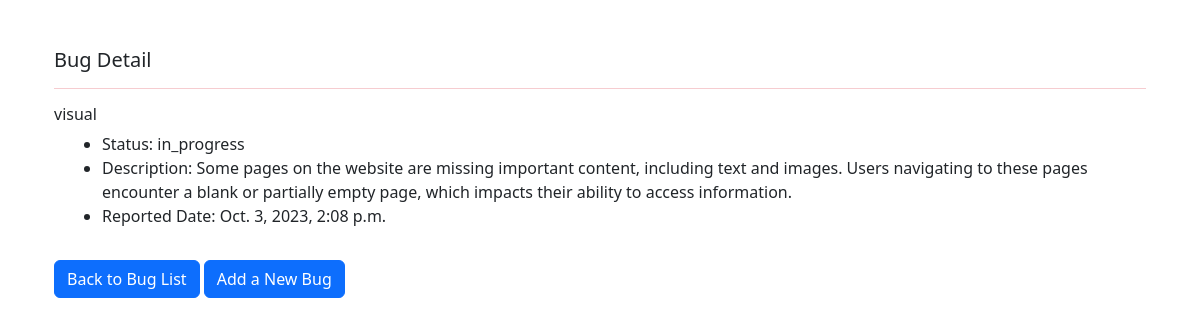
The app's page /bug_detail/4/ with its own data.
### bug/models.py (models this page shows, shortened)
class Bug(models.Model):
    STATUSES =[
            ('new', 'New'),
            ('open', 'Open'),
            ('critical', 'Critical'),
            ('to_do', 'To Do'),
            ('assigned', 'Assigned'),
            ('in_progress', 'In Progress'),
            ('resolved', 'Resolved'),
            ('closed', 'Closed'),
            ('reopened', 'Reopened'),
            ('duplicate', 'Duplicate'),
            ('invalid', 'Invalid'),
            ('wont_fix', "Won't Fix"),
    ]
    BUG_TYPES = [
    ('functional', 'Functional Issue'),
    ('performance', 'Performance Issue'),
    ('security', 'Security Issue'),
    ('usability', 'Usability Issue'),
    ('compatibility', 'Compatibility Issue'),
    ('visual', 'Visual/Design Issue'),
    ('other', 'Other Issue'),
    ('database', 'Database Issue'),
    ('network', 'Network Issue'),
    ('crash', 'Application Crash'),
    ('installation', 'Installation Issue'),
    ('documentation', 'Documentation Issue'),
    ('data_loss', 'Data Loss Issue'),
    ('accessibility', 'Accessibility Issue'),
    ('authentication', 'Authentication Issue'),
    ('workflow', 'Workflow Issue'),
]
    description = models.TextField()
    bug_type = models.CharField(max_length=225, choices=BUG_TYPES)
    report_date = models.DateTimeField(default=datetime.now)
    status = models.CharField(max_length=50, choices=STATUSES)

### bug/views.py (the view)
# urls.py: path("bug_detail/<int:pk>/", BugDetailView.as_view(), name="bug_detail")
class BugDetailView(DetailView):
    model = Bug
    template_name = 'bug_detail.html'
    def get_context_data(self, **kwargs):
        context = super().get_context_data(**kwargs)
        context["bug"] = self.get_object()
        return context

### bug/templates/bug_detail.html (shortened to what this page needs)
{% extends "base.html" %}
{% block content %}
    <div class="container">
        <div class="row">
            <div class="col">
                <div>
                    <h5 >Bug Detail</h5>
                    <hr class=" text-danger">
                    <h6>{{bug.bug_type}}</h6>
                        <ul class=" mx-3">
                            <li>Status: {{bug.status}}</li>
                            <li>Description: {{bug.description}}</li>
                            <li>Reported Date: {{bug.report_date}}</li>
                        </ul>
                        <a href="{% url "bug_list" %}" class="btn btn-primary">Back to Bug List</a>  <a href=" {% url "add_bug"%}" class="btn btn-primary my-3">Add a New Bug</a>
                </div>
            </div>
        </div>
    </div>
{% endblock content %}

### records on screen
Bug: bug_type "visual", status "in_progress", description "Some pages on the website are missing important content, including text and images. Users navigating to these pages encounter a blank or partially empty page, which impacts their ability to access information.", report_date "Oct. 3, 2023, 2:08 p.m."
